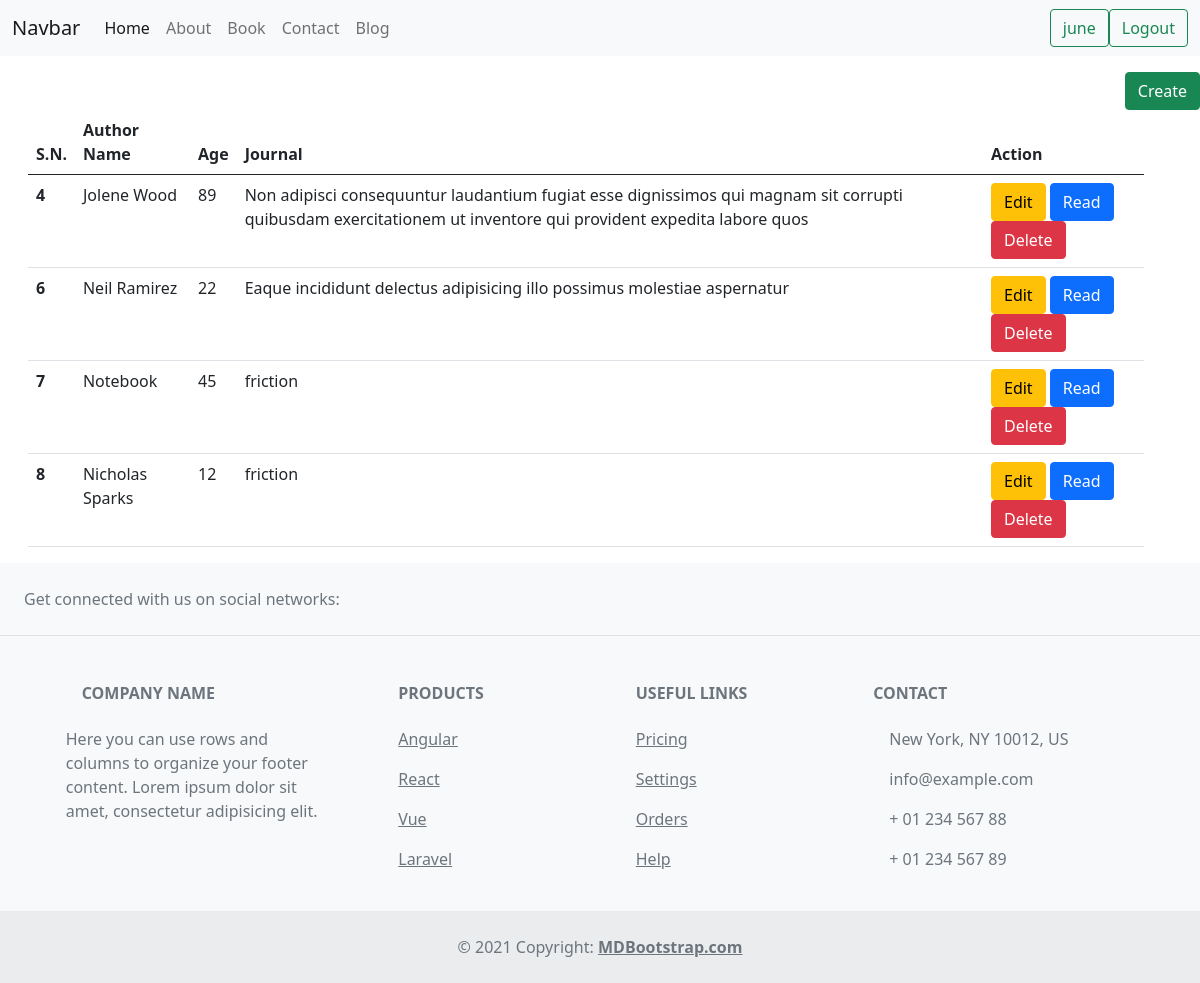
The app's page /author/ (signed in) with its own data.
### home/models.py (models this page shows, shortened)
class Author(models.Model):
    name = models.CharField(max_length=200)
    age = models.PositiveIntegerField()
    pen_name = models.CharField(max_length=200)
    journal = models.CharField(max_length=200)
    active_date = models.DateField()

### home/views.py (the view)
# urls.py: path('author/', views.author, name="author"),
def author(request):
    author = Author.objects.all()
    context={
        "author": author
    }
    return render(request, "author.html", context)

### templates/author.html (shortened to what this page needs)
{% extends 'base.html' %}
{% block content %}
<section>
  <a href="{% url 'createauthor' %}" class="float-end btn btn-success">Create</a>
  <div class="m-3 container">
    <table class="table">
    <thead>
      <tr>
        <th scope="col">S.N.</th>
        <th scope="col">Author Name</th>
        <th scope="col">Age</th>
        <th scope="col">Journal</th>
        <th scope="col">Action</th>
      </tr>
    </thead>
    <tbody>
        {% for  items in author %}
      <tr>
        <th scope="row">{{items.id}}</th>
        <td>{{items.name}}</td>
        <td>{{items.age}}</td>
        <td>{{items.journal}}</td>
        <td>
          <a href="{% url 'editauthor' items.id %}" class="btn btn-warning">Edit</a>
          <a href="{% url 'readauthor' items.id %}" class="btn btn-primary">Read</a>
          <a href="{% url 'deleteauthor' items.id %}" class="btn btn-danger">Delete</a>
        </td>
      </tr>
      {% endfor %}
    </tbody>
  </table>
</div>
</section>
{% endblock content %}

### templates/base.html (shortened to what this page needs)
{% load static %}
<!doctype html>
<html lang="en">
  <head>
    <link href="https://cdn.jsdelivr.net/npm/bootstrap@5.0.2/dist/css/bootstrap.min.css" rel="stylesheet">
  </head>
  <body>
    <nav class="navbar navbar-expand-lg navbar-light bg-light">
        <div class="container-fluid">
          <a class="navbar-brand" href="{% url 'index' %}">Navbar</a>
          <div class="collapse navbar-collapse" id="navbarSupportedContent">
            <ul class="navbar-nav me-auto mb-2 mb-lg-0">
              <li class="nav-item">
                <a class="nav-link active" aria-current="page" href="{% url 'index' %}">Home</a>
              </li>
              <li class="nav-item">
                <a class="nav-link" href="{% url 'about' %}">About</a>
              </li>
              <li class="nav-item">
                <a class="nav-link" href="{% url 'book' %}">Book</a>
              </li>
              <li class="nav-item">
                <a class="nav-link" href="{% url 'contact' %}">Contact</a>
              </li>
              <li class="nav-item">
                <a class="nav-link" href="{% url 'blog' %}">Blog</a>
              </li>
            </ul>
            {% if user.is_authenticated %}
            <a class="btn btn-outline-success" href="#">{{request.user}}</a>
            <a class="btn btn-outline-success" href="{% url 'logout' %}">Logout</a>
            {% else %}
           <a class="btn btn-outline-success" href="{% url 'register' %}">Register</a>
           <a class="btn btn-outline-success" href="{% url 'login' %}">Login</a>
           {% endif %}
          </div>
        </div>
      </nav>
    {% block content %}{% endblock content %}
<footer class="text-center text-lg-start bg-light text-muted">
    <section class="d-flex justify-content-center justify-content-lg-between p-4 border-bottom">
      <div class="me-5 d-none d-lg-block">
        <span>Get connected with us on social networks:</span>
      </div>
      <div>
      </div>
    </section>
    <section class="">
      <div class="container text-center text-md-start mt-5">
        <div class="row mt-3">
          <div class="col-md-3 col-lg-4 col-xl-3 mx-auto mb-4">
            <h6 class="text-uppercase fw-bold mb-4">
              Company name
            </h6>
            <p>
              Here you can use rows and columns to organize your footer content. Lorem ipsum
              dolor sit amet, consectetur adipisicing elit.
            </p>
          </div>
          <div class="col-md-2 col-lg-2 col-xl-2 mx-auto mb-4">
            <h6 class="text-uppercase fw-bold mb-4">
              Products
            </h6>
            <p>
              <a href="#!" class="text-reset">Angular</a>
            </p>
            <p>
              <a href="#!" class="text-reset">React</a>
            </p>
            <p>
              <a href="#!" class="text-reset">Vue</a>
            </p>
            <p>
              <a href="#!" class="text-reset">Laravel</a>
            </p>
          </div>
          <div class="col-md-3 col-lg-2 col-xl-2 mx-auto mb-4">
            <h6 class="text-uppercase fw-bold mb-4">
              Useful links
            </h6>
            <p>
              <a href="#!" class="text-reset">Pricing</a>
            </p>
            <p>
              <a href="#!" class="text-reset">Settings</a>
            </p>
            <p>
              <a href="#!" class="text-reset">Orders</a>
            </p>
            <p>
              <a href="#!" class="text-reset">Help</a>
            </p>
          </div>
          <div class="col-md-4 col-lg-3 col-xl-3 mx-auto mb-md-0 mb-4">
            <h6 class="text-uppercase fw-bold mb-4">Contact</h6>
            <p> New York, NY 10012, US</p>
            <p>
              info@example.com
            </p>
            <p> + 01 234 567 88</p>
            <p> + 01 234 567 89</p>
          </div>
        </div>
      </div>
    </section>
    <div class="text-center p-4" style="background-color: rgba(0, 0, 0, 0.05);">
      © 2021 Copyright:
      <a class="text-reset fw-bold" href="https://mdbootstrap.com/">MDBootstrap.com</a>
    </div>
  </footer>
  </body>
</html>

### records on screen
Author: id "4", name "Jolene Wood", age "89", journal "Non adipisci consequuntur laudantium fugiat esse dignissimos qui magnam sit corrupti quibusdam exercitationem ut inventore qui provident expedita labore quos"
Author: id "6", name "Neil Ramirez", age "22", journal "Eaque incididunt delectus adipisicing illo possimus molestiae aspernatur"
Author: id "7", name "Notebook", age "45", journal "friction"
Author: id "8", name "Nicholas Sparks", age "12", journal "friction"

### other values on screen
{{ request.user }} "june"
